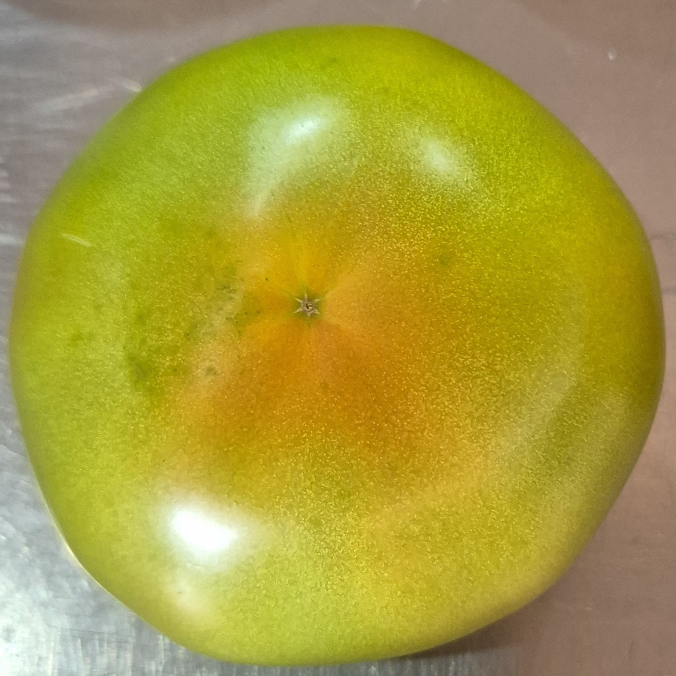
#> input picture dataset02/Good/20260411_095703.jpg, 1351 x 1351 px (shown at 1/2 size); its folder holds 4 pictures in this run
$ python grayscale_histogram_dimension.py
#> lines starting #> are read from the running program, lines starting #| are printed output that depends on the picture
import cv2
import os
import numpy as np
import matplotlib.pyplot as plt


def process_and_extract_histogram(base_folder, size=(224, 224)):
    # Cria a pasta de destino
#> called with base_folder = 'Good', size = (224, 224)
    output_folder = f"{base_folder}_Processed_224"
    if not os.path.exists(output_folder):
        os.makedirs(output_folder)

    valid_extensions = ('.jpg', '.jpeg', '.png')
    files = [f for f in os.listdir(base_folder) if f.lower().endswith(valid_extensions)]

    print(f"{len(files)} imagens em {base_folder}")
    histograms = []

    for file in files:
        input_path = os.path.join(base_folder, file)
        output_path = os.path.join(output_folder, file)

        # 1. Carregar imagem BGR
        img_bgr = cv2.imread(input_path)
#> img_bgr is the input picture: shape (1351, 1351, 3); mean B, G, R 61.5, 158, 169
        if img_bgr is None:
            continue

        # 2. Transformar em Grayscale
        img_gray = cv2.cvtColor(img_bgr, cv2.COLOR_BGR2GRAY)
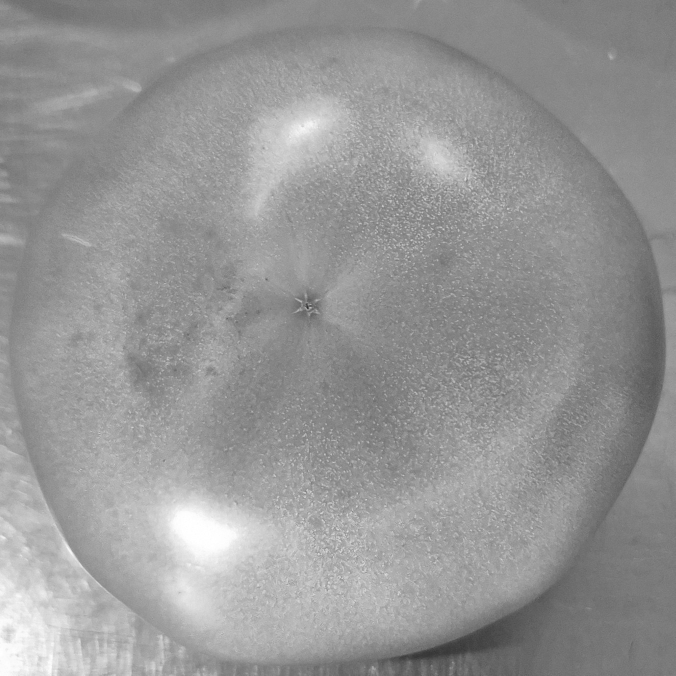
#> img_gray: shape (1351, 1351) (shown at 1/2 size); min 41, max 255, mean 150.3

        # 3. Redimensionar para 224x224 (Padrão CNN)
        img_resized = cv2.resize(img_gray, size, interpolation=cv2.INTER_AREA)
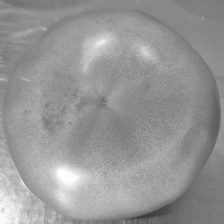
#> img_resized: shape (224, 224); min 57, max 255, mean 150.3

        # 4. Salvar a matriz pronta na nova pasta
        cv2.imwrite(output_path, img_resized)

        # 5. Gerar o histograma da imagem processada
        hist = cv2.calcHist([img_resized], [0], None, [256], [0, 256])
#> hist = 256 values, max 1411 at index 136, min 0 at index 0, mean 196

        # 6. Normalizar (transformar contagem em probabilidade)
        hist /= hist.sum()
#> hist = 256 values, max 0.0281 at index 136, min 0 at index 0, mean 0.00391
        histograms.append(hist)
#> pass 2 of the loop in process_and_extract_histogram, `for file in files:`:
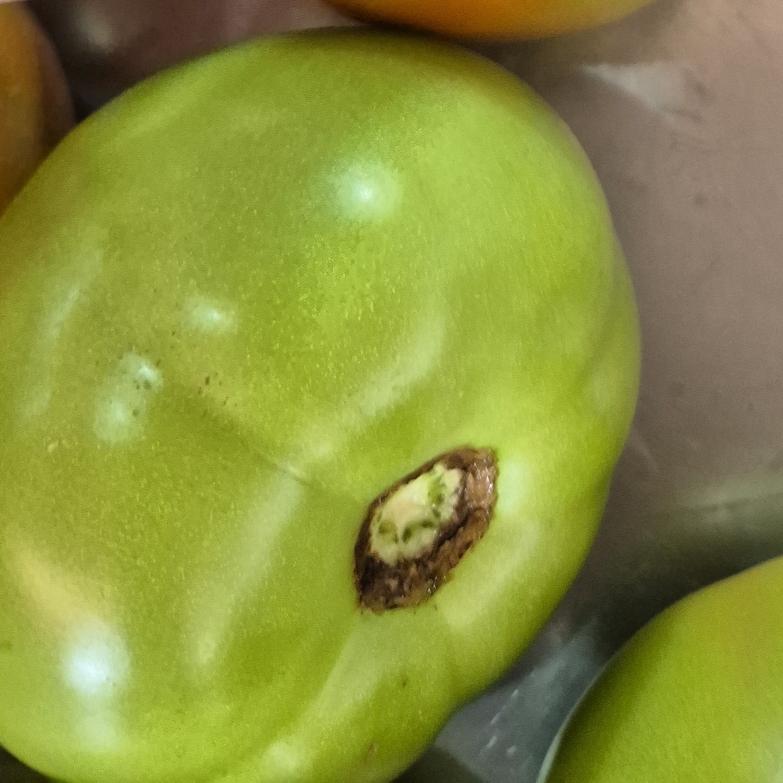
#> input picture dataset02/Good/20260411_095721(0).jpg, 1566 x 1566 px (shown at 1/2 size)
#> in process_and_extract_histogram, img_bgr is the input picture: shape (1566, 1566, 3); mean B, G, R 61, 144.4, 137
#> in process_and_extract_histogram, `img_gray = cv2.cvtColor(img_bgr, cv2.COLOR_BGR2GRAY)`:
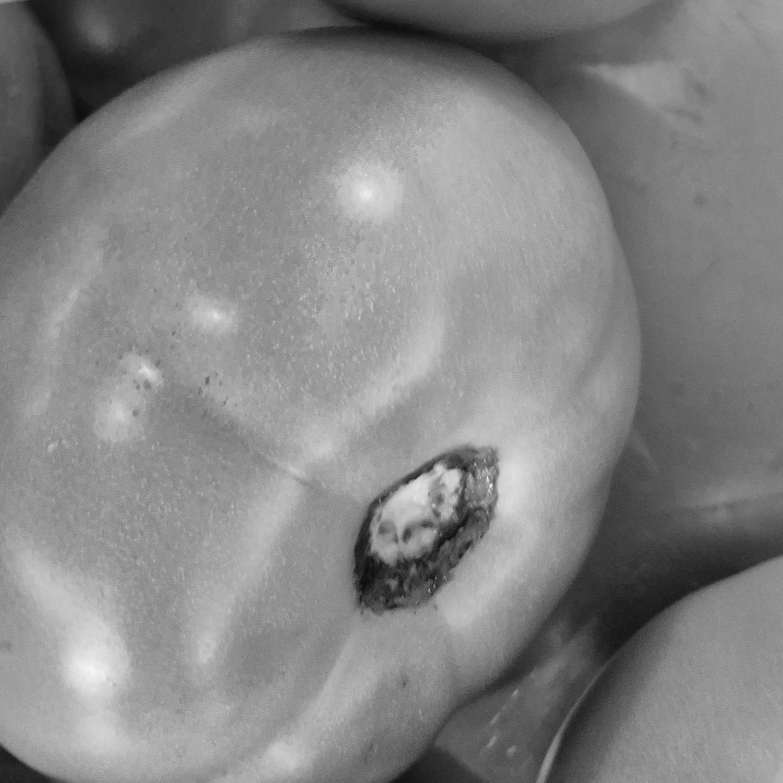
#> img_gray: shape (1566, 1566) (shown at 1/2 size); min 5, max 248, mean 132.7
#> in process_and_extract_histogram, `img_resized = cv2.resize(img_gray, size, interpolation=cv2.INTER_AREA)`:
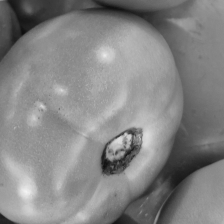
#> img_resized: shape (224, 224); min 15, max 244, mean 132.7
#> in process_and_extract_histogram, `hist = cv2.calcHist([img_resized], [0], None, [256], [0, 256])`: hist = 256 values, max 988 at index 145, min 0 at index 0, mean 196
#> in process_and_extract_histogram, `hist /= hist.sum()`: hist = 256 values, max 0.0197 at index 145, min 0 at index 0, mean 0.00391
#> pass 3 of the loop in process_and_extract_histogram, `for file in files:`:
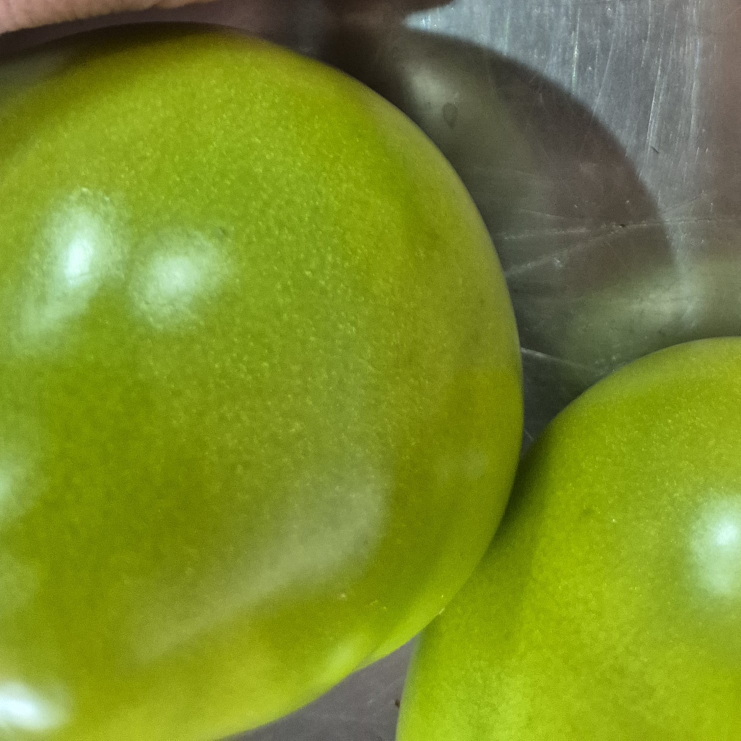
#> input picture dataset02/Good/20260411_095827 (2).jpg, 1481 x 1481 px (shown at 1/2 size)
#> in process_and_extract_histogram, img_bgr is the input picture: shape (1481, 1481, 3); mean B, G, R 42.9, 140.6, 123.5
#> in process_and_extract_histogram, `img_gray = cv2.cvtColor(img_bgr, cv2.COLOR_BGR2GRAY)`:
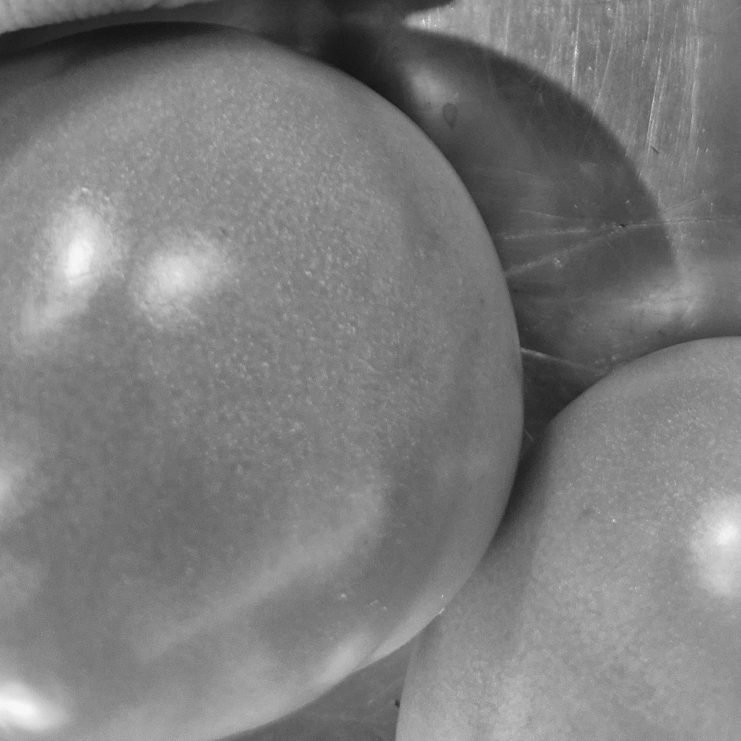
#> img_gray: shape (1481, 1481) (shown at 1/2 size); min 15, max 248, mean 124.3
#> in process_and_extract_histogram, `img_resized = cv2.resize(img_gray, size, interpolation=cv2.INTER_AREA)`:
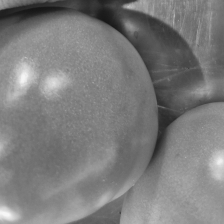
#> img_resized: shape (224, 224); min 21, max 247, mean 124.3
#> in process_and_extract_histogram, `hist = cv2.calcHist([img_resized], [0], None, [256], [0, 256])`: hist = 256 values, max 945 at index 123, min 0 at index 0, mean 196
#> in process_and_extract_histogram, `hist /= hist.sum()`: hist = 256 values, max 0.0188 at index 123, min 0 at index 0, mean 0.00391
#> the loop made 4 passes; the first 3 are shown

    # Retorna o array médio de todos os histogramas calculados
    if histograms:
        return np.mean(histograms, axis=0)
    else:
        return None


# EXECUÇÃO DO PIPELINE
# Processa as duas classes e extrai as médias
mean_hist_good = process_and_extract_histogram('Good')
mean_hist_bad = process_and_extract_histogram('Bad')
#> (the run stopped early here; a loop or call above may not have finished)
